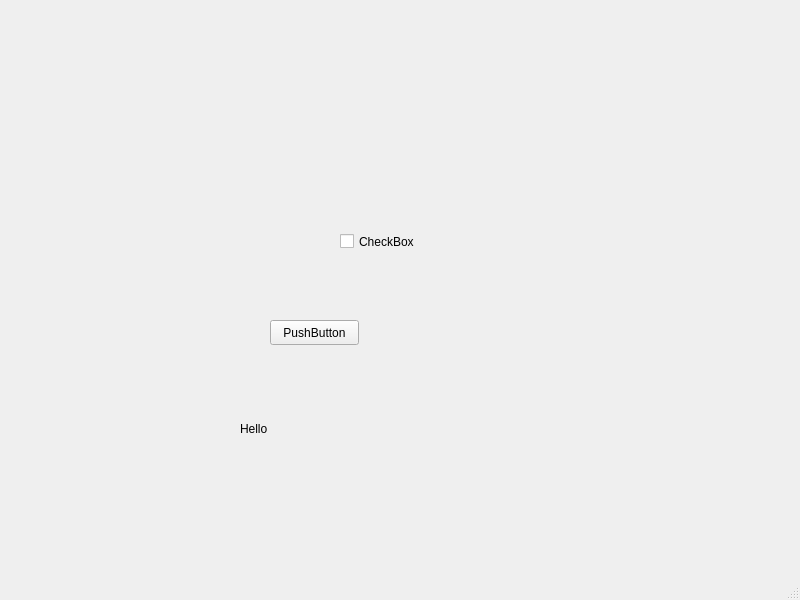
<?xml version="1.0" encoding="UTF-8"?>
<ui version="4.0">
 <class>MainWindow</class>
 <widget class="QMainWindow" name="MainWindow">
  <property name="geometry">
   <rect>
    <x>0</x>
    <y>0</y>
    <width>800</width>
    <height>600</height>
   </rect>
  </property>
  <property name="windowTitle">
   <string>MainWindow</string>
  </property>
  <widget class="QWidget" name="centralwidget">
   <widget class="QLabel" name="label">
    <property name="geometry">
     <rect>
      <x>240</x>
      <y>420</y>
      <width>67</width>
      <height>17</height>
     </rect>
    </property>
    <property name="text">
     <string>Hello</string>
    </property>
   </widget>
   <widget class="QCheckBox" name="checkBox">
    <property name="geometry">
     <rect>
      <x>340</x>
      <y>230</y>
      <width>92</width>
      <height>23</height>
     </rect>
    </property>
    <property name="text">
     <string>CheckBox</string>
    </property>
   </widget>
   <widget class="QPushButton" name="pushButton">
    <property name="geometry">
     <rect>
      <x>270</x>
      <y>320</y>
      <width>89</width>
      <height>25</height>
     </rect>
    </property>
    <property name="text">
     <string>PushButton</string>
    </property>
   </widget>
  </widget>
  <widget class="QMenuBar" name="menubar">
   <property name="geometry">
    <rect>
     <x>0</x>
     <y>0</y>
     <width>800</width>
     <height>22</height>
    </rect>
   </property>
  </widget>
  <widget class="QStatusBar" name="statusbar"/>
 </widget>
 <resources/>
 <connections/>
</ui>
